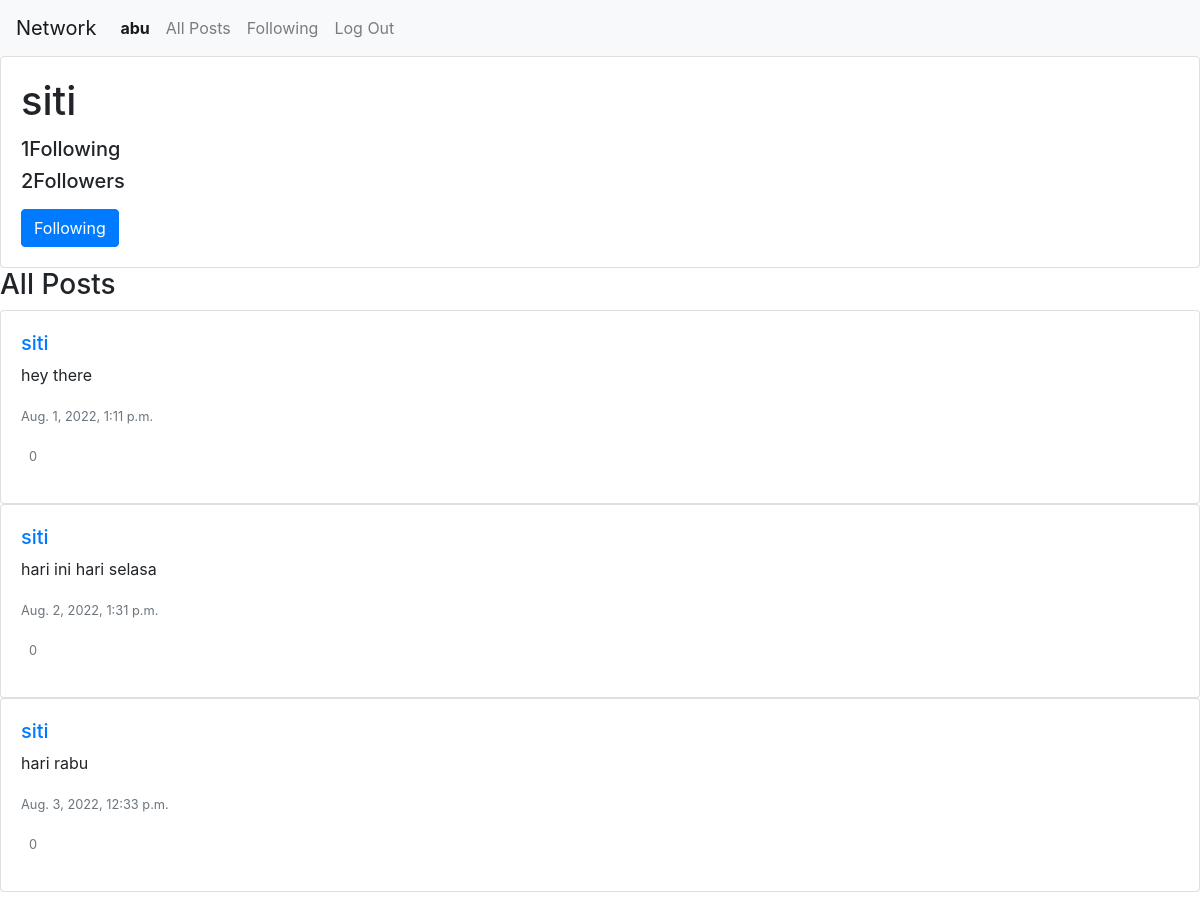
/profile/siti (signed in), run on the app's committed database.
### network/models.py (models this page shows, shortened)
class User(AbstractUser):
    pass

class Post(models.Model):
    user = models.ForeignKey(User, on_delete=models.CASCADE)
    text = models.CharField(max_length=160, default=None)
    post_date = models.DateTimeField(default=datetime.now, blank=True)

### network/views.py (the view)
# urls.py: path("profile/<str:username>", views.profile, name="profile"),
def profile(request, username):
    is_following = 0
    profile_user = User.objects.get(username=username)
    if request.user.is_authenticated:
        logged_user = request.session['_auth_user_id']
        is_following = Follower.objects.filter(follower=logged_user, following=profile_user).count()
        likes = Like.objects.filter(post=OuterRef('id'), user_id=logged_user)
        posts = Post.objects.filter(user=profile_user).order_by('post_date').annotate(current_like=Count(likes.values('id')))
    else:
        posts = Post.objects.filter(user=profile_user).order_by('post_date').all()
    total_following = Follower.objects.filter(follower=profile_user).count()
    total_followers = Follower.objects.filter(following=profile_user).count()
    paginator = Paginator(posts, MAX_POSTS_PER_PAGE)
    page_number = request.GET.get('page')
    page_obj = paginator.get_page(page_number)
    return render(request, "network/profile.html", {
        "user_profile": profile_user,
        "posts": page_obj,
        "is_following": is_following,
        'total_following': total_following,
        'total_followers': total_followers,
        'form': NewPostForm(),
        'form_edit': NewEditPostForm()
    })

### network/templates/network/profile.html (shortened to what this page needs)
{% extends "network/layout.html" %}
{% block body %}
<div class="card">
    <div class="card-body">
        <h1 class="card-title">{{user_profile.username}}</h1>
        <h5 class="card-text"><span id="sp_following">{{total_following}}</span>Following</h5>
        <h5 class="card-text"><span id="sp_followers">{{total_followers}}</span>Followers</h5>
        {% if user.is_authenticated and user.id != user_profile.id %}
        <p class="card-text">
            {% if is_following > 0 %}
            <button id="btnfollow" data-id="{{user_profile.id}}" type="button" class="btn btn-primary">Following</button>
        {% else %}
            <button id="btnfollow" data-id="{{user_profile.id}}" type="button" class="btn btn-outline-primary">Follow</button>
        {%endif%}
        </p>
        {% endif %}
    </div>
</div>
<div id="content">
    <h3>All Posts</h3>
    {% for post in posts %}
    <div class="card">
        <div class="card-body">
            <h5><a href="{% url 'profile' post.user.username %}">{{post.user.username}}</a></h5>
            <p class="card-text" id="post_text_{{post.id}}">{{ post.text }}</p>
            <p class="card-text"><small class="text-muted">{{post.post_date}}</small></p>
            <p class="card-text">
                <div data-id="{{post.id}}" class="card=link {% if post.current_like > 0  %} fas {%else%} far {% endif %} fa-heart">&nbsp<small class="text-muted">
                    {{post.like_set.count}}
                </small>
                </div>
            </p>
        </div>
    </div>
    {% empty %}
    <h2>No posts</h2>
    {% endfor %}
</div>
{% endblock %}

### network/templates/network/layout.html (shortened to what this page needs)
{% load static %}
<!DOCTYPE html>
<html lang="en">
    <head>
        <link rel="stylesheet" href="https://stackpath.bootstrapcdn.com/bootstrap/4.4.1/css/bootstrap.min.css">
        <link href="{% static 'network/styles.css' %}" rel="stylesheet">
    </head>
    <body>
        <nav class="navbar navbar-expand-lg navbar-light bg-light">
            <a class="navbar-brand" href="{% url 'index' %}">Network</a>
            <div>
                {% with request.resolver_match.url_name as url_name %}
              <ul class="navbar-nav mr-auto">
                {% if user.is_authenticated %}
                    <li class="nav-item {% if url_name == 'profile' %}active{% endif %}">
                        <a class="nav-link" href="{% url 'profile' user.username %}"><strong>{{ user.username }}</strong></a>
                    </li>
                {% endif %}
                <li class="nav-item {% if url_name == 'index' %}active{% endif %}">
                  <a class="nav-link" href="{% url 'index' %}">All Posts</a>
                </li>
                {% if user.is_authenticated %}
                    <li class="nav-item {% if url_name == 'following' %}active{% endif %}">
                        <a class="nav-link" href="{% url 'following' %}">Following</a>
                    </li>
                    <li class="nav-item {% if url_name == 'logout' %}active{% endif %}">
                        <a class="nav-link" href="{% url 'logout' %}">Log Out</a>
                    </li>
                {% endif %}
              </ul>
              {% endwith %}
            </div>
          </nav>
        <div class="body">
            {% block body %}
            {% endblock %}
        </div>
    </body>
</html>

### network/static/network/styles.css (style rules this page uses)
.fa-heart { color: red !important; cursor: pointer; }

### data on the page
User: username "abu"
User: username "siti"
Post: user.username "siti", text "hey there", post_date "Aug. 1, 2022, 1:11 p.m.", like_set.count "0"
Post: user.username "siti", text "hari ini hari selasa", post_date "Aug. 2, 2022, 1:31 p.m.", like_set.count "0"
Post: user.username "siti", text "hari rabu", post_date "Aug. 3, 2022, 12:33 p.m.", like_set.count "0"

### other printed values
{{ total_following }} "1"
{{ total_followers }} "2"
